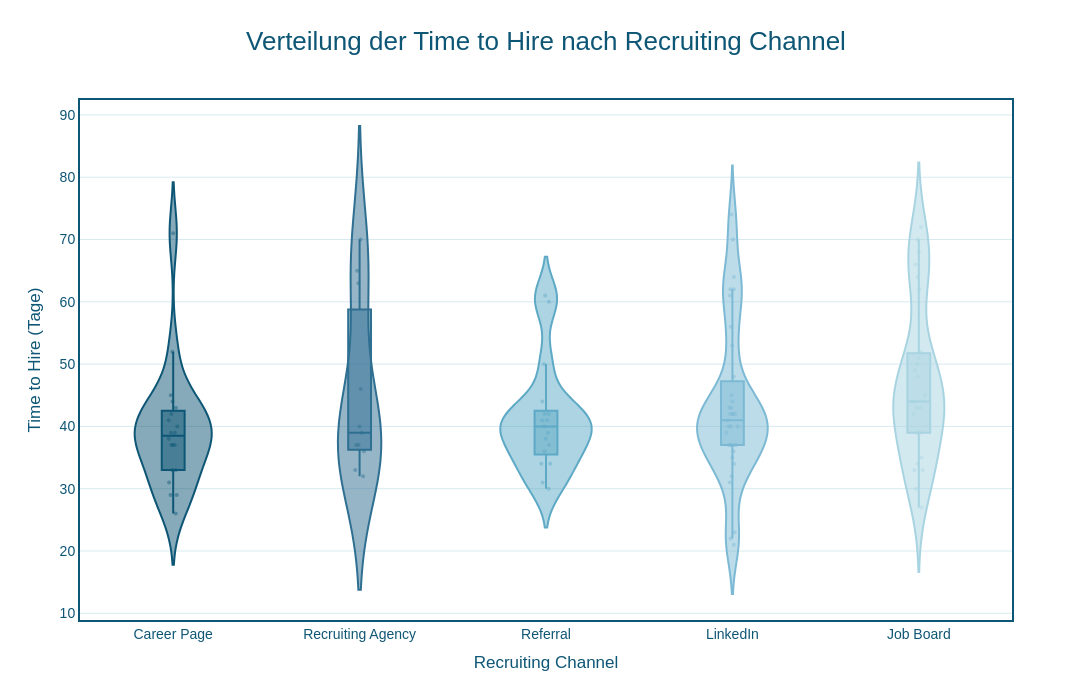

The code cell stored with this chart in its notebook:
### Markdown cell above
#### 6.2.3 Violinplot

### Code cell
# Violinplot Time to Hire nach Recruiting Channel
# Plotly Express
# ==========================================================
#
# Ziel:
# Visualisierung der Verteilung der Time to Hire
# je Recruiting Channel.
#
# Der Violinplot zeigt:
# - Verteilungsform
# - Median
# - Quartile
# - Einzelwerte


# ----------------------------------------------------------
# 1. Farbschema
# ----------------------------------------------------------

PRIMARY = "#0E5675"
GRID = "#D8EAF0"

PALETTE_5 = [
    "#0E5675",
    "#2F6F91",
    "#5DA9C6",
    "#7CB9D4",
    "#A8D4E2"
]


# ----------------------------------------------------------
# 2. Reihenfolge nach Median bestimmen
# ----------------------------------------------------------

channel_order = (
    time_to_hire_channel
    .groupby("channel_name")["time_to_hire_days"]
    .median()
    .sort_values()
    .index
    .tolist()
)


# ----------------------------------------------------------
# 3. Violinplot erstellen
# ----------------------------------------------------------

fig = px.violin(
    time_to_hire_channel,
    x="channel_name",
    y="time_to_hire_days",
    color="channel_name",
    category_orders={
        "channel_name": channel_order
    },
    color_discrete_sequence=PALETTE_5,
    box=True,
    points="all",
    title="Verteilung der Time to Hire nach Recruiting Channel"
)


# ----------------------------------------------------------
# 4. Einzelwerte formatieren
# ----------------------------------------------------------

fig.update_traces(
    jitter=0.15,
    pointpos=0,
    marker=dict(
        size=4,
        opacity=0.45
    )
)


# ----------------------------------------------------------
# 5. Layout im Farbdesign
# ----------------------------------------------------------

fig.update_layout(
    width=1400,
    height=700,

    plot_bgcolor="white",
    paper_bgcolor="white",

    font=dict(
        family="Arial",
        size=14,
        color=PRIMARY
    ),

    title=dict(
        text="Verteilung der Time to Hire nach Recruiting Channel",
        font=dict(
            size=26,
            color=PRIMARY
        ),
        x=0.5
    ),

    xaxis_title="Recruiting Channel",
    yaxis_title="Time to Hire (Tage)",

    showlegend=False
)


# ----------------------------------------------------------
# 6. Rahmen und Gitternetzlinien
# ----------------------------------------------------------

fig.update_xaxes(
    showline=True,
    linewidth=2,
    linecolor=PRIMARY,
    mirror=True
)

fig.update_yaxes(
    showline=True,
    linewidth=2,
    linecolor=PRIMARY,
    mirror=True,
    gridcolor=GRID
)


# ----------------------------------------------------------
# 7. Diagramm anzeigen
# ----------------------------------------------------------

fig.show()

### Figure 1 — Plotly figure (JSON) as saved in the notebook; plotly's stock layout.template omitted (floating-point values rounded to 4 significant figures)
{"data": [{"alignmentgroup": "True", "box": {"visible": true}, "hovertemplate": "channel_name=%{x}<br>time_to_hire_days=%{y}<extra></extra>", "jitter": 0.15, "legendgroup": "Career Page", "marker": {"color": "#0E5675", "opacity": 0.45, "size": 4}, "name": "Career Page", "offsetgroup": "Career Page", "orientation": "v", "pointpos": 0, "points": "all", "scalegroup": "True", "showlegend": true, "type": "violin", "x": ["Career Page", "Career Page", "Career Page", "Career Page", "Career Page", "Career Page", "Career Page", "Career Page", "Career Page", "Career Page", "Career Page", "Career Page", "Career Page", "Career Page", "Career Page", "Career Page", "Career Page", "Career Page", "Career Page", "Career Page"], "x0": " ", "xaxis": "x", "y": [39, 33, 41, 37, 42, 38, 71, 29, 37, 43, 37, 29, 52, 44, 40, 31, 33, 39, 26, 45], "y0": " ", "yaxis": "y"}, {"alignmentgroup": "True", "box": {"visible": true}, "hovertemplate": "channel_name=%{x}<br>time_to_hire_days=%{y}<extra></extra>", "jitter": 0.15, "legendgroup": "Recruiting Agency", "marker": {"color": "#2F6F91", "opacity": 0.45, "size": 4}, "name": "Recruiting Agency", "offsetgroup": "Recruiting Agency", "orientation": "v", "pointpos": 0, "points": "all", "scalegroup": "True", "showlegend": true, "type": "violin", "x": ["Recruiting Agency", "Recruiting Agency", "Recruiting Agency", "Recruiting Agency", "Recruiting Agency", "Recruiting Agency", "Recruiting Agency", "Recruiting Agency", "Recruiting Agency", "Recruiting Agency", "Recruiting Agency"], "x0": " ", "xaxis": "x", "y": [70, 36, 39, 37, 40, 33, 32, 37, 46, 63, 65], "y0": " ", "yaxis": "y"}, {"alignmentgroup": "True", "box": {"visible": true}, "hovertemplate": "channel_name=%{x}<br>time_to_hire_days=%{y}<extra></extra>", "jitter": 0.15, "legendgroup": "Referral", "marker": {"color": "#5DA9C6", "opacity": 0.45, "size": 4}, "name": "Referral", "offsetgroup": "Referral", "orientation": "v", "pointpos": 0, "points": "all", "scalegroup": "True", "showlegend": true, "type": "violin", "x": ["Referral", "Referral", "Referral", "Referral", "Referral", "Referral", "Referral", "Referral", "Referral", "Referral", "Referral", "Referral", "Referral", "Referral", "Referral", "Referral", "Referral"], "x0": " ", "xaxis": "x", "y": [60, 34, 34, 41, 40, 36, 42, 50, 42, 44, 38, 41, 39, 31, 30, 61, 37], "y0": " ", "yaxis": "y"}, {"alignmentgroup": "True", "box": {"visible": true}, "hovertemplate": "channel_name=%{x}<br>time_to_hire_days=%{y}<extra></extra>", "jitter": 0.15, "legendgroup": "LinkedIn", "marker": {"color": "#7CB9D4", "opacity": 0.45, "size": 4}, "name": "LinkedIn", "offsetgroup": "LinkedIn", "orientation": "v", "pointpos": 0, "points": "all", "scalegroup": "True", "showlegend": true, "type": "violin", "x": ["LinkedIn", "LinkedIn", "LinkedIn", "LinkedIn", "LinkedIn", "LinkedIn", "LinkedIn", "LinkedIn", "LinkedIn", "LinkedIn", "LinkedIn", "LinkedIn", "LinkedIn", "LinkedIn", "LinkedIn", "LinkedIn", "LinkedIn", "LinkedIn", "LinkedIn", "LinkedIn", "LinkedIn", "LinkedIn", "LinkedIn", "LinkedIn", "LinkedIn", "LinkedIn", "LinkedIn", "LinkedIn", "LinkedIn", "LinkedIn", "LinkedIn", "LinkedIn", "LinkedIn", "LinkedIn", "LinkedIn"], "x0": " ", "xaxis": "x", "y": [35, 53, 40, 43, 37, 62, 21, 44, 40, 37, 37, 70, 42, 42, 43, 22, 37, 74, 56, 37, 45, 31, 48, 42, 39, 32, 61, 36, 62, 34, 42, 41, 23, 40, 64], "y0": " ", "yaxis": "y"}, {"alignmentgroup": "True", "box": {"visible": true}, "hovertemplate": "channel_name=%{x}<br>time_to_hire_days=%{y}<extra></extra>", "jitter": 0.15, "legendgroup": "Job Board", "marker": {"color": "#A8D4E2", "opacity": 0.45, "size": 4}, "name": "Job Board", "offsetgroup": "Job Board", "orientation": "v", "pointpos": 0, "points": "all", "scalegroup": "True", "showlegend": true, "type": "violin", "x": ["Job Board", "Job Board", "Job Board", "Job Board", "Job Board", "Job Board", "Job Board", "Job Board", "Job Board", "Job Board", "Job Board", "Job Board", "Job Board", "Job Board", "Job Board", "Job Board", "Job Board", "Job Board", "Job Board", "Job Board", "Job Board", "Job Board", "Job Board", "Job Board", "Job Board", "Job Board", "Job Board"], "x0": " ", "xaxis": "x", "y": [39, 70, 33, 43, 50, 66, 51, 68, 52, 44, 44, 39, 27, 30, 35, 33, 39, 64, 34, 45, 43, 42, 48, 62, 44, 49, 72], "y0": " ", "yaxis": "y"}], "layout": {"font": {"color": "#0E5675", "family": "Arial", "size": 14}, "height": 700, "legend": {"title": {"text": "channel_name"}, "tracegroupgap": 0}, "paper_bgcolor": "white", "plot_bgcolor": "white", "showlegend": false, "title": {"font": {"color": "#0E5675", "size": 26}, "text": "Verteilung der Time to Hire nach Recruiting Channel", "x": 0.5}, "violinmode": "overlay", "width": 1400, "xaxis": {"anchor": "y", "categoryarray": ["Career Page", "Recruiting Agency", "Referral", "LinkedIn", "Job Board"], "categoryorder": "array", "domain": [0, 1], "linecolor": "#0E5675", "linewidth": 2, "mirror": true, "showline": true, "title": {"text": "Recruiting Channel"}}, "yaxis": {"anchor": "x", "domain": [0, 1], "gridcolor": "#D8EAF0", "linecolor": "#0E5675", "linewidth": 2, "mirror": true, "showline": true, "title": {"text": "Time to Hire (Tage)"}}}}
